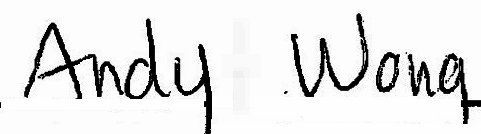
#> input picture names/images/andy.png, 481 x 134 px, found by its file name
$ python segment_by_clustering.py   (Python 2 division)   (older library calls are emulated)
#> lines starting #> are read from the running program, lines starting #| are printed output that depends on the picture
from PIL import Image, ImageDraw
import random
import pdb

WHITE_PIXEL = 255
WHITE_THRESHOLD = 200
NUM_CHAR_THRESHOLD = 40
MAX_WIDTH = 400
MAX_HEIGHT = 100

def create_cluster(cur_x, cur_y, group, non_white_pixels, width, height):
    if cur_x < 0 or cur_x >= width or cur_y < 0 or cur_y >= height:
        return
    if (cur_x, cur_y) in non_white_pixels:
        group.append((cur_x, cur_y))
        non_white_pixels.remove((cur_x, cur_y))
        for x in xrange(-1, 2):
            for y in xrange(-1, 2):
                if bool(x == 0) != bool(y == 0):  # XOR
                    create_cluster(cur_x + x, cur_y + y, group, non_white_pixels, width, height)


def main():
    img = Image.open('images/andy.png')
#> img is the input picture: PIL image 481x134 L; min 0, max 254, mean 228.4

    width, height = img.size[0], img.size[1]
#> width = 481; height = 134

    if width > MAX_WIDTH:
        width = MAX_WIDTH
        height = int(MAX_WIDTH / float(width) * height)
    if height > MAX_HEIGHT:
        height = MAX_HEIGHT
        width = int(MAX_HEIGHT / float(height) * width)

    img = img.resize((width, height),Image.ANTIALIAS)
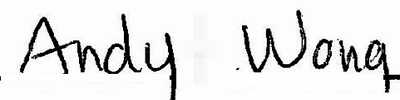
#> img: PIL image 400x100 L; min 0, max 255, mean 228.6
    pixels = img.load()

    # First, put the indices of all the non-white pixels into a set
    non_white_pixels = set()
    for x in range(width):
        for y in range(height):
            if pixels[x, y] < WHITE_THRESHOLD:
                non_white_pixels.add((x, y))

    # Next, cluster pixels into groups
    characters = []  # List of lists of character groupings
    while len(non_white_pixels) > 0:
        non_white_pixel = non_white_pixels.pop()
        group = [non_white_pixel]

        old_x = non_white_pixel[0]
        old_y = non_white_pixel[1]

        for x in range(-1, 2):  # Goes from -1 to 1
            for y in range(-1, 2):  # Goes from -1 to 1
                if bool(x == 0) != bool(y == 0):  # XOR
                    create_cluster(old_x + x, old_y + y, group, non_white_pixels, width, height)
        characters.append(group)

    # White out all of the pixels
    for x in range(width):
        for y in range(height):
            pixels[x, y] = WHITE_PIXEL

    # Get rid of characters that do not have enough pixels (likely to not be an actual character)
    significant_characters = []
    for character in characters:
        if len(character) > NUM_CHAR_THRESHOLD:
            significant_characters.append(character)
    characters = significant_characters

    # Sort the characters based on the smallest x, y coordinate (which is smallest x)
    characters.sort(key=min)

    for i, character in enumerate(characters):
        color = 100 if i % 2 == 0 else 0
        for pixel in character:
            pixels[pixel[0], pixel[1]] = color

    print 'Num segmented characters:', len(characters)
    img.show()
    img.save('adam-segmentation.png')

if __name__ == '__main__':
#> (the run stopped early here; a loop or call above may not have finished)

$ run again, with names/images/adam.png copied over names/images/andy.png
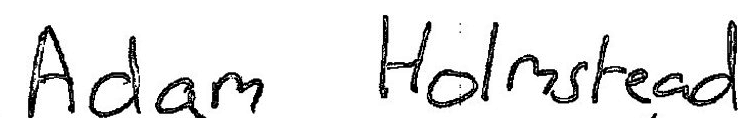
#> input picture names/images/adam.png, 750 x 118 px, found by its file name
#> in main, img is the input picture: PIL image 750x118 L; min 0, max 255, mean 229.9
#> in main, `img = img.resize((width, height),Image.ANTIALIAS)`:
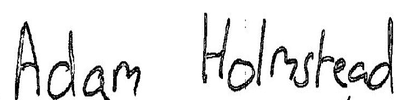
#> img: PIL image 400x100 L; min 0, max 255, mean 229.8
#> in main, `img.show()`:
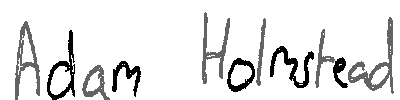
#> shown: PIL image 400x100 L; min 0, max 255, mean 230.5

$ run again, with names/images/ahmed.png copied over names/images/andy.png
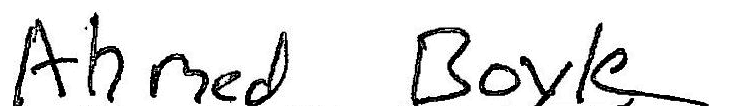
#> input picture names/images/ahmed.png, 729 x 106 px, found by its file name
#> in main, img is the input picture: PIL image 729x106 L; min 0, max 255, mean 228.6
#> in main, `img = img.resize((width, height),Image.ANTIALIAS)`:
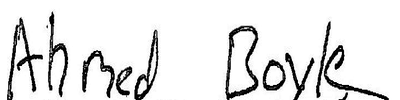
#> img: PIL image 400x100 L; min 0, max 255, mean 228.6
#> in main, `img.show()`:
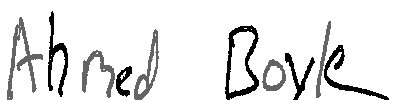
#> shown: PIL image 400x100 L; min 0, max 255, mean 229.7

$ run again, with names/images/alp.png copied over names/images/andy.png
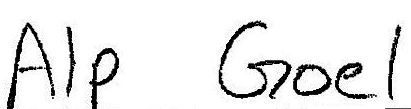
#> input picture names/images/alp.png, 411 x 109 px, found by its file name
#> in main, img is the input picture: PIL image 411x109 L; min 0, max 255, mean 233.1
#> in main, `img = img.resize((width, height),Image.ANTIALIAS)`:
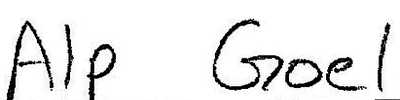
#> img: PIL image 400x100 L; min 0, max 255, mean 233.1
#> in main, `img.show()`:
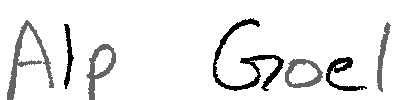
#> shown: PIL image 400x100 L; min 0, max 255, mean 235.4
